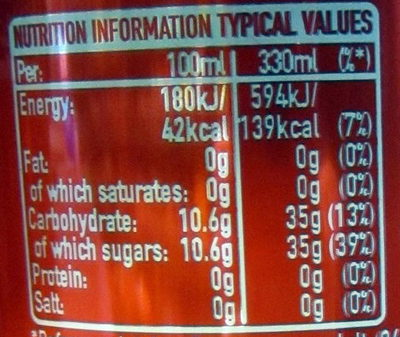
#> input picture mach3/Tesseract/coke.jpg, 400 x 337 px
$ python -i ocr.py   (imports and definitions only)
#> lines starting #> are read from the running program, lines starting #| are printed output that depends on the picture
# coding=utf-8
import re
from collections import Counter
# from autocorrect import spell
import boto3
import os
import traceback
import pickle
import numpy as np
import matplotlib
import matplotlib.pyplot as plt
import pandas as pd
import json
from pandas.plotting import scatter_matrix
from sklearn.preprocessing import Imputer, LabelEncoder, OneHotEncoder, StandardScaler
from sklearn.pipeline import Pipeline
from sklearn.metrics import confusion_matrix, precision_score, recall_score, accuracy_score, roc_curve
from sklearn.model_selection import train_test_split, cross_val_predict
from sklearn.linear_model import LogisticRegression
from sklearn.multiclass import OneVsOneClassifier, OneVsRestClassifier
from sklearn.svm import SVC
from sklearn.tree import DecisionTreeClassifier
from sklearn.linear_model import SGDClassifier
from sklearn.ensemble import RandomForestClassifier, AdaBoostClassifier, VotingClassifier, ExtraTreesClassifier
from sklearn.neural_network import MLPClassifier
from google.cloud import vision
import io

score_conversion = {'A': 2, 'B': 2, 'C': 1, 'D': 0, 'E': 0, 0: -1}
features = ['Calcium', 'Carbohydrate', 'Cholesterol', 'Dietary fiber', 'Energy',
   'Fat', 'Iron', 'Potassium', 'Proteins', 'Salt', 'Saturated fat',
   'Sodium', 'Trans fat', 'Vitamin A', 'Vitamin B12 (cobalamin)',
   'Vitamin B2 (Riboflavin)', 'Vitamin C (ascorbic acid)', 'Vitamin D',
   'Energy from fat', 'Monounsaturated fat', 'Polyunsaturated fat',
   'Sugars', 'Vitamin B1 (Thiamin)', 'Vitamin B3 / Vitamin PP (Niacin)',
   'Vitamin B6 (Pyridoxin)', 'Vitamin B9 (Folic acid)', 'Zinc',
   'Phosphorus', 'Alcohol', 'Folates (total folates)', 'Magnesium',
   '&nbsp;  Insoluble fiber', 'Biotin', 'Chromium', 'Copper', 'Iodine',
   'Manganese', 'Molybdenum',
   'Pantothenic acid / Pantothenate (Vitamin B5)', 'Selenium', 'Vitamin E',
   'Vitamin K', '&nbsp;  Soluble fiber', 'Cocoa (minimum)',
   'Sugar alcohols (Polyols)',
   '\"Fruits, vegetables and nuts (estimate from ingredients list)\"',
   '\"Fruits, vegetables and nuts (minimum)\"', 'FIBRA DIETÉTICA', 'Starch',
   'Caffeine', 'Erythritol', 'Allulose', 'Omega 3 fatty acids',
   'Omega 6 fatty acids', '&nbsp;  Lactose',
   'Carbon footprint / CO2 emissions', 'Ecological footprint',
   'added sugars', '&nbsp;  Alpha-linolenic acid / ALA (18:3 n-3)']

# data clean
# [129 lines left out: functions data_cleanup, classifier_metrics, ml, not called in this run]

def words(text): return re.findall(r'\w+', text.lower())

# [1 line not run here, left out]

# [3 lines that did not run here, left out]

def correction(word):
    "Most probable spelling correction for word."
    return max(candidates(word), key=P)

def candidates(word):
    "Generate possible spelling corrections for word."
    return (known([word]) or known(edits1(word)) or known(edits2(word)) or [word])

def known(words):
    "The subset of `words` that appear in the dictionary of WORDS."
    return set(w for w in words if w in WORDS)

# [9 lines left out: function edits1, not called in this run]

def edits2(word):
    "All edits that are two edits away from `word`."
    return (e2 for e1 in edits1(word) for e2 in edits1(e1))

def google_recog(path):
    client = vision.ImageAnnotatorClient()

    with io.open(path, 'rb') as image_file:
        content = image_file.read()

    image = vision.types.Image(content=content)

    response = client.text_detection(image=image)
    texts = response.text_annotations
    ret = list()
    flag = 0
    for text in texts:
        if "\n" in text.description:
            ret = text.description.split("\n")
            flag = 1
    if flag == 0:
        return 0
    else:
        return ret
    '''
        print("~~~~~~~~~~~~~~~~~~~~~~~~~~~~~~~~~~~~~~~~~~~")
        items = []
        lines = {}
        for text in response.text_annotations:
            top_x_axis = text.bounding_poly.vertices[0].x
            top_y_axis = text.bounding_poly.vertices[0].y
            bottom_y_axis = text.bounding_poly.vertices[3].y
            if top_y_axis not in lines:
                lines[top_y_axis] = [(top_y_axis, bottom_y_axis), []]
            for s_top_y_axis, s_item in lines.items():
                if top_y_axis < s_item[0][1]:
                    lines[s_top_y_axis][1].append((top_x_axis, text.description))
                    break
        for _, item in lines.items():
            if item[1]:
                words = sorted(item[1], key=lambda t: t[0])
                items.append((item[0], ' '.join([word for _, word in words]), words))
        #print(items)
        return response.text_annotations
        '''

# [7 lines left out: function amazon_text_detect, not called in this run]

def get_text_data(img):
    textDetections_g = google_recog(img)
    textDetections_a = amazon_text_detect(img)
    output = {}
    for nutrition in features:
        output[nutrition] = 0
    matches = [0]*len(features)
    for text in textDetections_a:
        if(text["Type"] == 'LINE'):
            fullline = correction(text['DetectedText'])
            line = re.sub(r'[,|-]',r'',fullline)
            matches = [0] * len(features)
            ll1 = str(line).lower().split(" ")
            for i in range(len(features)):
               ll2 = features[i].lower().split(" ")
               matches[i] = len(list(set(ll1).intersection(ll2)))
            if max(matches)>0:
                pattern = r"\d+.*\d* *m?g"
                numeric_const_pattern = '[-+]? (?: (?: \d* \. \d+ ) | (?: \d+ \.? ) )(?: [Ee] [+-]? \d+ ) ?'
                rx = re.compile(numeric_const_pattern, re.VERBOSE)
                try:
                    tot_val = re.search(pattern, line).group()
                    val = rx.findall(tot_val)
                    output[features[matches.index(max(matches))]] = float(val[0])
                except:
                    continue
    for text in textDetections_g:
        line = re.sub(r'[,|-]',r'',text)
        matches = [0] * len(features)
        ll1 = str(line).lower().split(" ")
        for i in range(len(features)):
           ll2 = features[i].lower().split(" ")
           matches[i] = len(list(set(ll1).intersection(ll2)))
        if max(matches)>0:
            pattern = r"\d+.*\d* *m?g"
            numeric_const_pattern = '[-+]? (?: (?: \d* \. \d+ ) | (?: \d+ \.? ) )(?: [Ee] [+-]? \d+ ) ?'
            rx = re.compile(numeric_const_pattern, re.VERBOSE)
            try:
                tot_val = re.search(pattern, line).group()
                val = rx.findall(tot_val)
                if output[features[matches.index(max(matches))]] == 0:
                    output[features[matches.index(max(matches))]] = float(val[0])
            except:
                continue
    ret_string = ""
    last_feat = features[-1]
    for feature in output:
        if feature != last_feat:
            ret_string += feature+","
    ret_string += last_feat
    ret_string += "\n"
    for feature in output:
        if feature != last_feat:
            ret_string += str(output[feature])+","
    ret_string += str(output[last_feat])+"\n"
    print('-------------------------- ret_string --------------------------')
    print(ret_string)
    f = open("Tesseract/output.csv","w")
    f.write(ret_string)
    f.close()

# [35 lines left out: function prediction, not called in this run]

# [1 line not run here, left out]

>>> import cv2
>>> picture = cv2.imread('coke.jpg', cv2.IMREAD_GRAYSCALE)
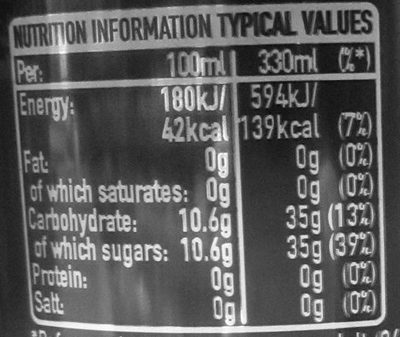
#> picture: shape (337, 400); min 4, max 255, mean 93.2
#> (the run stopped early here; a loop or call above may not have finished)

$ run again, on mach3/Tesseract/trail_mix.jpeg
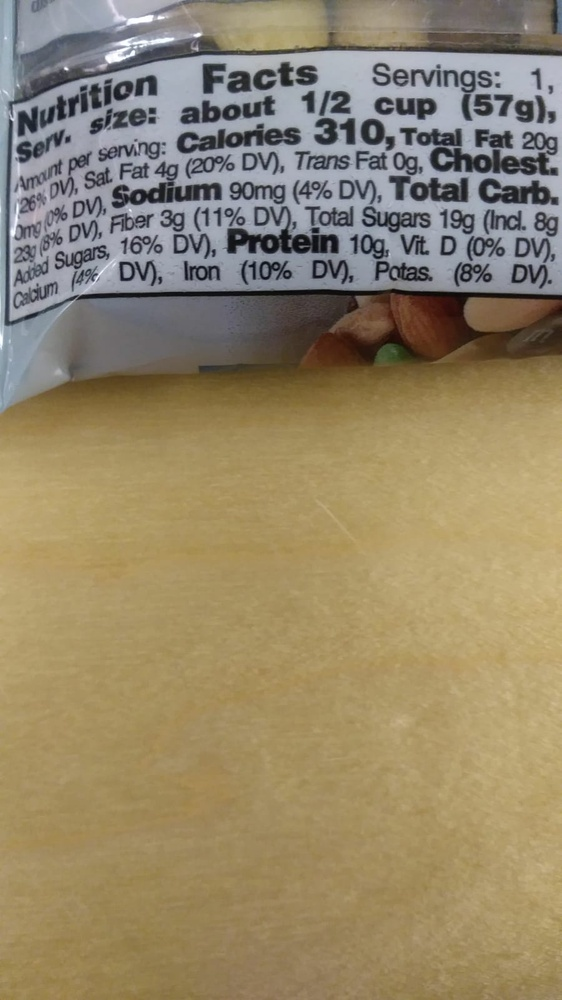
#> input picture mach3/Tesseract/trail_mix.jpeg, 562 x 1000 px, shrunk from 900 x 1600 before the run
#> `picture = cv2.imread('coke.jpg', cv2.IMREAD_GRAYSCALE)`:
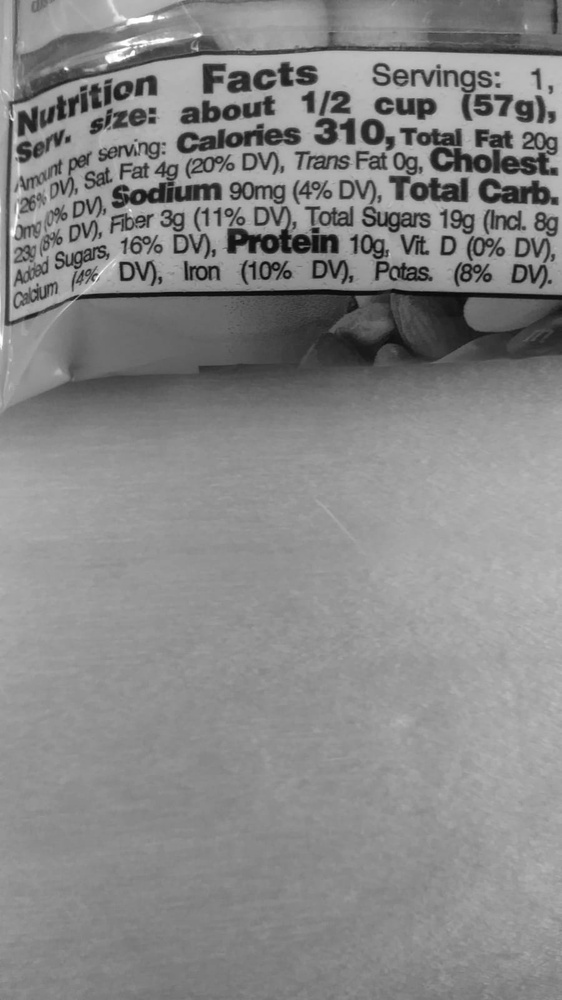
#> picture: shape (1000, 562); min 6, max 255, mean 135.5
